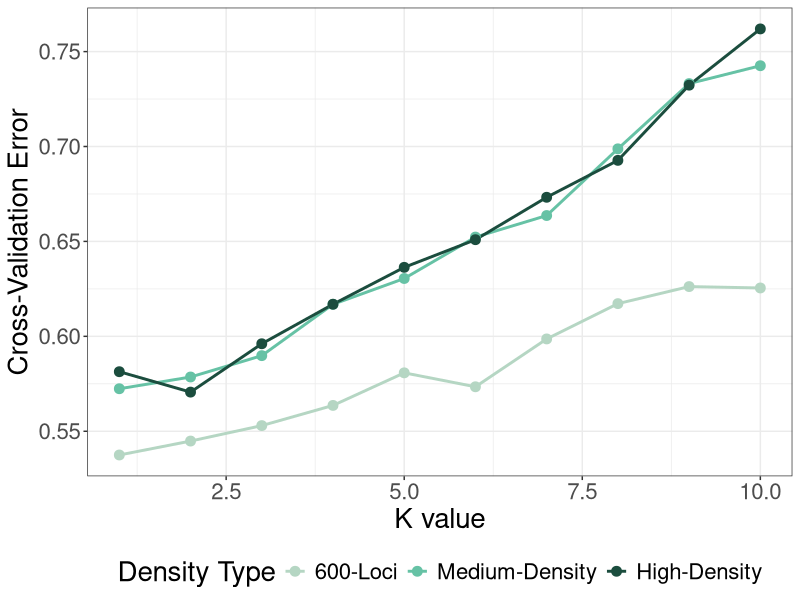

Here is the R script that generated this plot:
# Load necessary library
library(ggplot2)

# Your data
Medium_Density <- c(0.5724, 0.57858, 0.58983, 0.61688, 0.63047, 0.65229, 0.66364, 0.69877, 0.73314, 0.74255)
High_Density <- c(0.58137, 0.57062, 0.59609, 0.61691, 0.63635, 0.65091, 0.67325, 0.6927, 0.73231, 0.76194)

# 600 Loci data
K_values <- 1:10
Loci_600 <- c(0.5375, 0.54484, 0.55298, 0.56361, 0.58077, 0.57343, 0.59863, 0.61723, 0.62621, 0.62548)

# Create a data frame for Medium-Density, High-Density, and 600 Loci
df <- data.frame(
  K = rep(K_values, 3),
  Cross_Validation_Error = c(Medium_Density, High_Density, Loci_600),
  Density_Type = rep(c("Medium-Density", "High-Density", "600-Loci"), each = length(K_values))
)

# Set the order of levels in the Density_Type factor
df$Density_Type <- factor(df$Density_Type, levels = c("600-Loci", "Medium-Density", "High-Density"))

# Plot using ggplot with bw theme
CV<- ggplot(df, aes(x = K, y = Cross_Validation_Error, color = Density_Type)) +
  geom_line(size = 1) +
  geom_point(size = 3) +
  scale_color_manual(values = c("600-Loci" = "#B5D6C3", 
                                "Medium-Density" = "#66C2A5", 
                                "High-Density" = "#1B4D3E")) +
  labs(
    y = "Cross-Validation Error",
    x = "K value",
    color = "Density Type"
  ) +
  theme_bw() + # black and white theme
  theme(
    legend.position = "bottom",
    text = element_text(size = 20)  # Set minimum font size to 20
  )

ggsave(
  filename = "Figure_Name.tif",
  plot = CV,
  device = "tiff",
  path = "C:/Users/alec1/Desktop/CWDProject/Objective.One_60Kvs.600K_Relatedness/Scripts/Final_Scripts/List.for.Google.Doc/Publication.Figures/Scripts/G3 Code & Figures",
  dpi = 300,       # High resolution for publication
  width = 8,       # Adjust width as needed
  height = 6,      # Adjust height as needed
  units = "in"
)